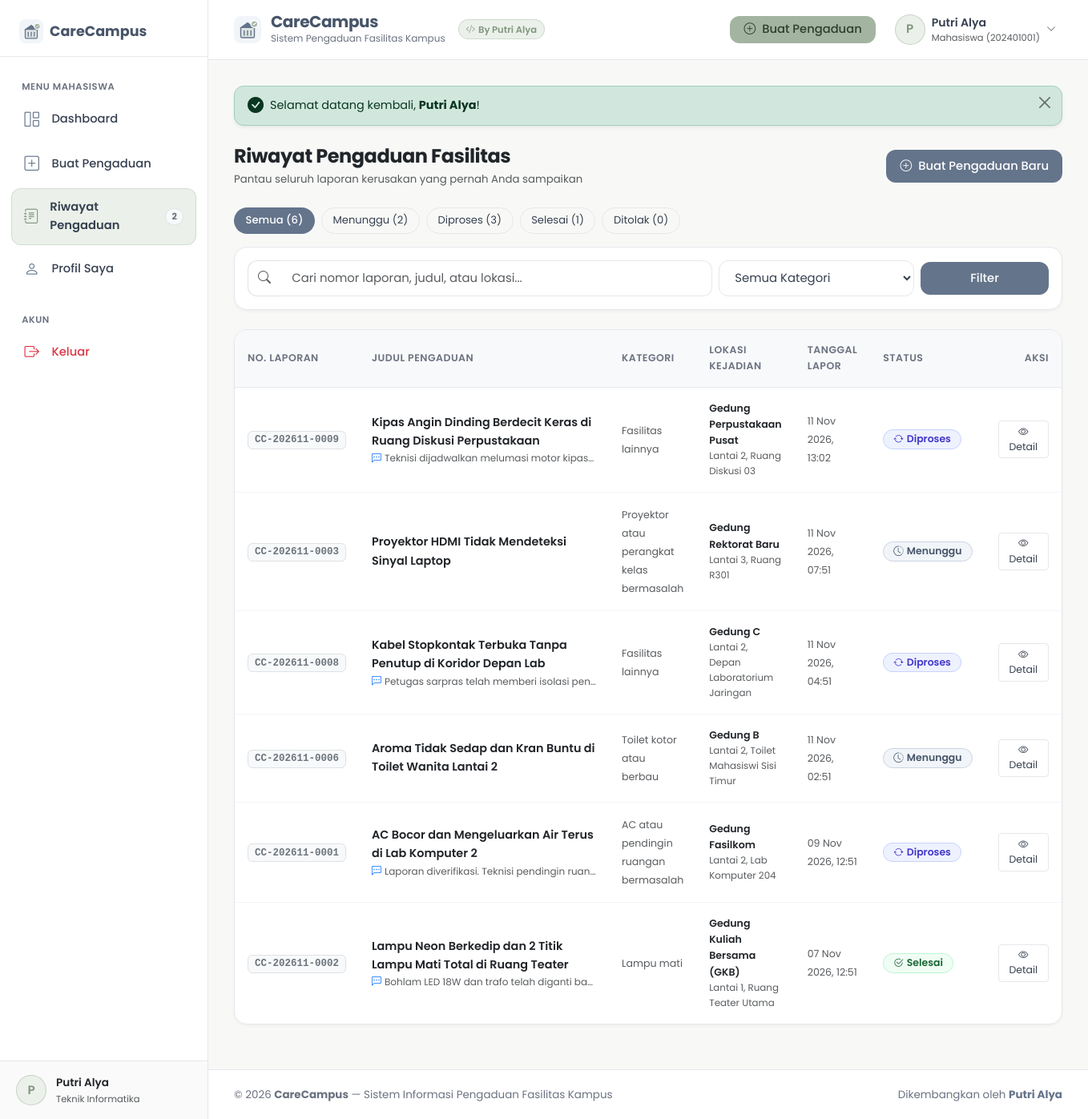
/mahasiswa/riwayat.php (signed in), run on the app's committed database.
### tables this page shows
CREATE TABLE `users` (
  `id` int(11) NOT NULL AUTO_INCREMENT,
  `nama` varchar(100) NOT NULL,
  `nim` varchar(30) DEFAULT NULL,
  `email` varchar(100) NOT NULL,
  `password` varchar(255) NOT NULL,
  `role` enum('admin','mahasiswa') NOT NULL DEFAULT 'mahasiswa',
  `prodi` varchar(100) DEFAULT NULL,
  `no_telp` varchar(20) DEFAULT NULL,
  `created_at` timestamp NOT NULL DEFAULT current_timestamp(),
  `updated_at` timestamp NOT NULL DEFAULT current_timestamp() ON UPDATE current_timestamp(),
  PRIMARY KEY (`id`),
  UNIQUE KEY `email` (`email`)
);

CREATE TABLE `complaints` (
  `id` int(11) NOT NULL AUTO_INCREMENT,
  `nomor_laporan` varchar(30) NOT NULL,
  `user_id` int(11) NOT NULL,
  `judul` varchar(150) NOT NULL,
  `kategori` varchar(100) NOT NULL,
  `lokasi` varchar(100) NOT NULL,
  `detail_lokasi` varchar(150) NOT NULL,
  `deskripsi` text NOT NULL,
  `foto` varchar(255) DEFAULT NULL,
  `status` enum('Menunggu','Diproses','Selesai','Ditolak') NOT NULL DEFAULT 'Menunggu',
  `catatan_admin` text DEFAULT NULL,
  `petugas` varchar(100) DEFAULT NULL,
  `created_at` timestamp NOT NULL DEFAULT current_timestamp(),
  `updated_at` timestamp NOT NULL DEFAULT current_timestamp() ON UPDATE current_timestamp(),
  PRIMARY KEY (`id`),
  UNIQUE KEY `nomor_laporan` (`nomor_laporan`),
  KEY `fk_complaints_user` (`user_id`),
  CONSTRAINT `fk_complaints_user` FOREIGN KEY (`user_id`) REFERENCES `users` (`id`) ON DELETE CASCADE
);

### mahasiswa/riwayat.php (the view, shortened to what the rows shown need)
<?php
require_once dirname(__DIR__) . '/config/session.php';
require_mahasiswa();
$user = current_user();
$pdo = get_db();
$statusFilter = trim($_GET['status'] ?? '');
$searchKeyword = trim($_GET['q'] ?? '');
$kategoriFilter = trim($_GET['kategori'] ?? '');
$sql = "SELECT * FROM complaints WHERE user_id = ?";
$params = [$user['id']];
$sql .= " ORDER BY created_at DESC";
$stmt = $pdo->prepare($sql);
$stmt->execute($params);
$complaints = $stmt->fetchAll();
require dirname(__DIR__) . '/includes/header.php';
?>
<div class="app-wrapper">
  <?php require dirname(__DIR__) . '/includes/sidebar.php'; ?>
  <div class="main-content">
    <?php require dirname(__DIR__) . '/includes/navbar.php'; ?>
    <div class="content-body">
      <div class="d-flex flex-column flex-sm-row justify-content-between align-items-sm-center gap-3 mb-4">
        <div>
          <h2 class="h4 fw-bold mb-1 text-dark">Riwayat Pengaduan Fasilitas</h2>
        </div>
      </div>
      <div class="custom-card p-0 overflow-hidden mb-4">
        <?php if (empty($complaints)): ?>
          <div class="text-center py-5 px-3">
            <div class="d-inline-flex align-items-center justify-content-center p-3 rounded-circle mb-3" style="background-color: var(--accent-sage-light);">
              <i class="bi bi-search fs-2" style="color: var(--accent-sage-dark);"></i>
            </div>
            <h4 class="h6 fw-semibold text-dark mb-1">Tidak Ada Pengaduan yang Ditemukan</h4>
            <p class="text-muted small mb-3">
              <?= (!empty($searchKeyword) || !empty($statusFilter) || !empty($kategoriFilter))
                  ? 'Coba ganti kata kunci atau reset filter pencarian Anda.'
                  : 'Anda belum pernah membuat pengaduan fasilitas kampus.' ?>
            </p>
            <?php if (!empty($searchKeyword) || !empty($statusFilter) || !empty($kategoriFilter)): ?>
              <a href="<?= base_url('mahasiswa/riwayat.php') ?>" class="btn-custom btn-outline-custom py-1 px-3">
                <i class="bi bi-arrow-counterclockwise"></i> Reset Filter
              </a>
            <?php else: ?>
              <a href="<?= base_url('mahasiswa/buat-pengaduan.php') ?>" class="btn-custom btn-primary-custom py-1 px-3">
                <i class="bi bi-plus-circle"></i> Buat Pengaduan Sekarang
              </a>
            <?php endif; ?>
          </div>
        <?php else: ?>
          <div class="table-responsive">
            <table class="custom-table mb-0">
              <thead>
                <tr>
                  <th style="width: 140px;">No. Laporan</th>
                  <th>Judul Pengaduan</th>
                  <th>Kategori</th>
                  <th>Lokasi Kejadian</th>
                  <th>Tanggal Lapor</th>
                  <th>Status</th>
                  <th class="text-end" style="width: 110px;">Aksi</th>
                </tr>
              </thead>
              <tbody>
                <?php foreach ($complaints as $c): ?>
                  <tr>
                    <td>
                      <span class="badge bg-light text-secondary border font-monospace" style="font-size: 0.78rem;">
                        <?= e($c['nomor_laporan']) ?>
                      </span>
                    </td>
                    <td>
                      <a href="<?= base_url('mahasiswa/detail-pengaduan.php?id=' . $c['id']) ?>" class="fw-semibold text-dark text-decoration-none d-block">
                        <?= e($c['judul']) ?>
                      </a>
                      <?php if (!empty($c['catatan_admin'])): ?>
                        <small class="text-muted d-block text-truncate" style="max-width: 280px; font-size: 0.75rem;">
                          <i class="bi bi-chat-left-dots text-primary me-1"></i><?= e($c['catatan_admin']) ?>
                        </small>
                      <?php endif; ?>
                    </td>
                    <td>
                      <span class="small text-muted"><?= e($c['kategori']) ?></span>
                    </td>
                    <td>
                      <div class="small fw-semibold text-dark"><?= e($c['lokasi']) ?></div>
                      <div class="text-muted" style="font-size: 0.74rem;"><?= e($c['detail_lokasi']) ?></div>
                    </td>
                    <td>
                      <span class="small text-muted"><?= date('d M Y, H:i', strtotime($c['created_at'])) ?></span>
                    </td>
                    <td>
                      <?= status_badge($c['status']) ?>
                    </td>
                    <td class="text-end">
                      <a href="<?= base_url('mahasiswa/detail-pengaduan.php?id=' . $c['id']) ?>" class="btn btn-sm btn-outline-custom py-1 px-2" style="font-size: 0.78rem;">
                        <i class="bi bi-eye"></i> Detail
                      </a>
                    </td>
                  </tr>
                <?php endforeach; ?>
              </tbody>
            </table>
          </div>
        <?php endif; ?>
      </div>
    </div>
    <?php require dirname(__DIR__) . '/includes/footer.php'; ?>
</body>
</html>

### includes/sidebar.php (shortened to what the rows shown need)
<?php
$user = current_user();
?>
<aside class="sidebar-wrapper">
  <div class="sidebar-footer">
    <div class="user-profile-badge">
      <div class="user-avatar-circle <?= ($user && $user['role'] === 'admin') ? 'admin' : '' ?>">
        <?= $user ? strtoupper(substr($user['nama'], 0, 1)) : 'U' ?>
      </div>
      <div class="overflow-hidden">
        <div class="fw-semibold text-truncate text-dark" style="font-size: 0.85rem;">
          <?= $user ? e($user['nama']) : 'Tamu' ?>
        </div>
        <div class="text-muted text-truncate" style="font-size: 0.72rem;">
          <?= $user ? ($user['role'] === 'admin' ? 'Administrator' : e($user['prodi'] ?? 'Mahasiswa')) : '' ?>
        </div>
      </div>
    </div>
  </div>
</aside>

### includes/navbar.php (shortened to what the rows shown need)
<?php
$user = current_user();
?>
<header class="top-navbar">
  <div class="d-flex align-items-center gap-3">
    <a href="<?= is_admin() ? base_url('admin/index.php') : base_url('mahasiswa/index.php') ?>" class="navbar-brand-text">
      <div>
        <h1 class="brand-title">CareCampus</h1>
      </div>
    </a>
  </div>
  <div class="d-flex align-items-center gap-3">
    <?php if ($user): ?>
      <div class="dropdown">
        <button class="btn btn-outline-custom d-flex align-items-center gap-2 py-1 px-2 border-0" type="button" data-bs-toggle="dropdown" aria-expanded="false">
          <div class="user-avatar-circle <?= $user['role'] === 'admin' ? 'admin' : '' ?>">
            <?= strtoupper(substr($user['nama'], 0, 1)) ?>
          </div>
          <div class="text-start d-none d-md-block">
            <div class="fw-semibold text-truncate" style="max-width: 130px; font-size: 0.88rem;">
              <?= e($user['nama']) ?>
            </div>
            <div class="text-muted" style="font-size: 0.72rem;">
              <?= $user['role'] === 'admin' ? 'Administrator' : 'Mahasiswa (' . e($user['nim'] ?? 'NIM') . ')' ?>
            </div>
          </div>
          <i class="bi bi-chevron-down text-muted" style="font-size: 0.75rem;"></i>
        </button>
      </div>
    <?php endif; ?>
  </div>
</header>

### config/database.php (shortened to what the rows shown need)
<?php
function status_badge($status) {
    $status = trim($status);
    switch ($status) {
        case 'Menunggu':
            return '<span class="status-badge badge-menunggu"><i class="bi bi-clock-history me-1"></i>Menunggu</span>';
        case 'Diproses':
            return '<span class="status-badge badge-diproses"><i class="bi bi-arrow-repeat me-1"></i>Diproses</span>';
        case 'Selesai':
            return '<span class="status-badge badge-selesai"><i class="bi bi-check2-circle me-1"></i>Selesai</span>';
    }
}

### data on the page
users: nama "P", nama "Putri Alya", prodi "Teknik Informatika", nim "202401001"
complaints: nomor_laporan "CC-202611-0009", judul "Kipas Angin Dinding Berdecit Keras di Ruang Diskusi Perpustakaan", catatan_admin "Teknisi dijadwalkan melumasi motor kipas…", kategori "Fasilitas lainnya", lokasi "Gedung Perpustakaan Pusat", detail_lokasi "Lantai 2, Ruang Diskusi 03", created_at "11 Nov 2026, 13:02", status "Diproses" (drawn)
complaints: nomor_laporan "CC-202611-0003", judul "Proyektor HDMI Tidak Mendeteksi Sinyal Laptop", kategori "Proyektor atau perangkat kelas bermasalah", lokasi "Gedung Rektorat Baru", detail_lokasi "Lantai 3, Ruang R301", created_at "11 Nov 2026, 07:51", status "Menunggu" (drawn)
complaints: nomor_laporan "CC-202611-0008", judul "Kabel Stopkontak Terbuka Tanpa Penutup di Koridor Depan Lab", catatan_admin "Petugas sarpras telah memberi isolasi pen…", kategori "Fasilitas lainnya", lokasi "Gedung C", detail_lokasi "Lantai 2, Depan Laboratorium Jaringan", created_at "11 Nov 2026, 04:51", status "Diproses" (drawn)
complaints: nomor_laporan "CC-202611-0006", judul "Aroma Tidak Sedap dan Kran Buntu di Toilet Wanita Lantai 2", kategori "Toilet kotor atau berbau", lokasi "Gedung B", detail_lokasi "Lantai 2, Toilet Mahasiswi Sisi Timur", created_at "11 Nov 2026, 02:51", status "Menunggu" (drawn)
complaints: nomor_laporan "CC-202611-0001", judul "AC Bocor dan Mengeluarkan Air Terus di Lab Komputer 2", catatan_admin "Laporan diverifikasi. Teknisi pendingin ruan…", kategori "AC atau pendingin ruangan bermasalah", lokasi "Gedung Fasilkom", detail_lokasi "Lantai 2, Lab Komputer 204", created_at "09 Nov 2026, 12:51", status "Diproses" (drawn)
complaints: nomor_laporan "CC-202611-0002", judul "Lampu Neon Berkedip dan 2 Titik Lampu Mati Total di Ruang Teater", catatan_admin "Bohlam LED 18W dan trafo telah diganti ba…", kategori "Lampu mati", lokasi "Gedung Kuliah Bersama (GKB)", detail_lokasi "Lantai 1, Ruang Teater Utama", created_at "07 Nov 2026, 12:51", status "Selesai" (drawn)

### other printed values
$menungguCount "2"
$flash['message'] "Selamat datang kembali, Putri Alya !"
$countStats['total'] "6"
$countStats['menunggu'] "2"
$countStats['diproses'] "3"
$countStats['selesai'] "1"
$countStats['ditolak'] "0"
